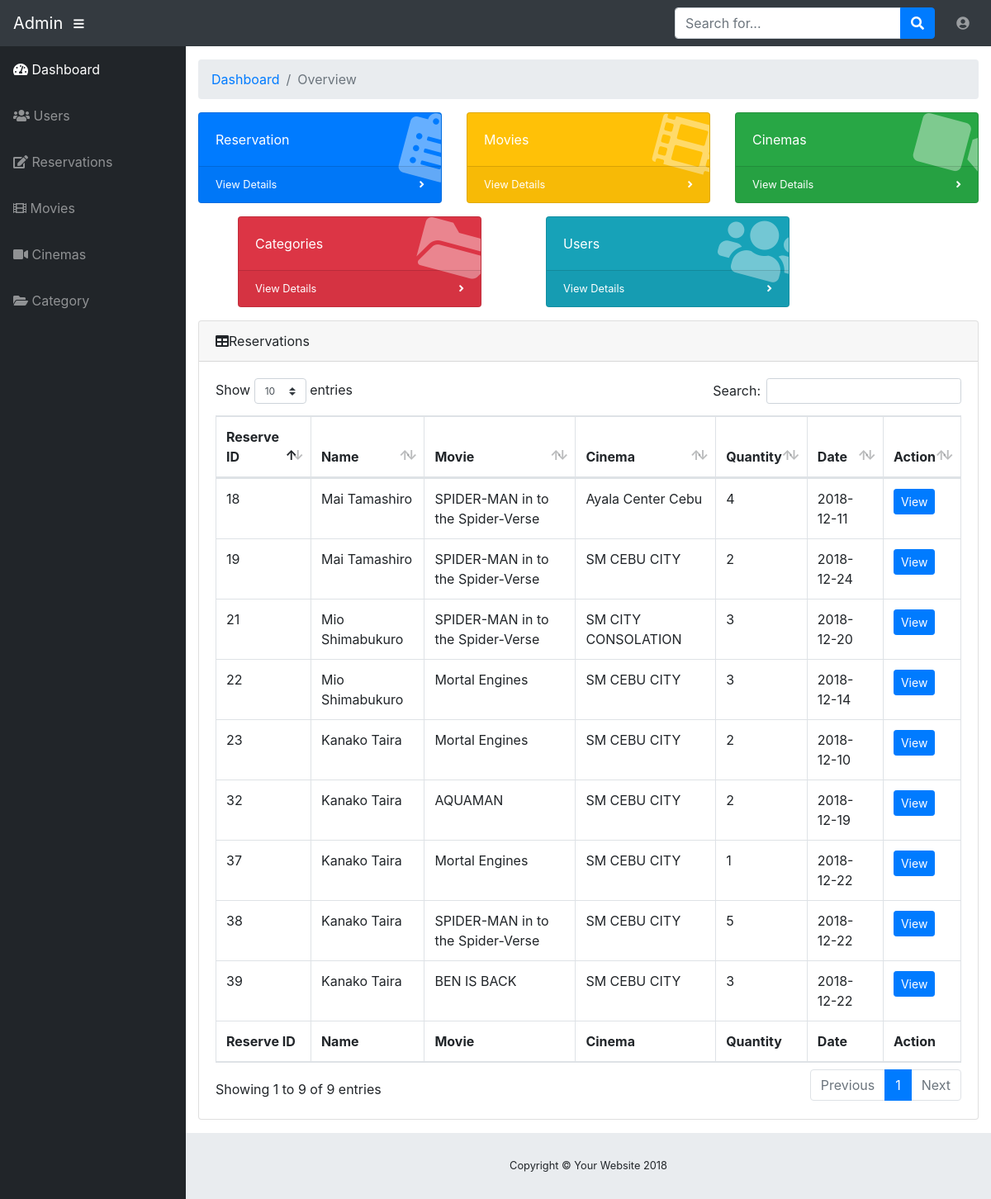
Screenshot of /Admin/admintop.php (signed in) with the database file from the repository.
### tables this page shows
CREATE TABLE `reservations` (
  `reserve_id` int(11) NOT NULL,
  `user_id` int(11) NOT NULL,
  `moci_id` int(11) NOT NULL,
  `reservestatus` varchar(50) NOT NULL,
  `quantity` int(11) NOT NULL,
  `total` float NOT NULL,
  `schedule` date NOT NULL
);

CREATE TABLE `users` (
  `user_id` int(11) NOT NULL,
  `firstname` varchar(50) NOT NULL,
  `lastname` varchar(50) NOT NULL,
  `password` varchar(100) NOT NULL,
  `email` varchar(50) NOT NULL,
  `status` varchar(50) NOT NULL
);

CREATE TABLE `movies` (
  `movie_id` int(11) NOT NULL,
  `movie_title` varchar(50) NOT NULL,
  `directory` varchar(500) NOT NULL
);

CREATE TABLE `cinemas` (
  `cinema_id` int(11) NOT NULL,
  `cinema_name` varchar(50) NOT NULL
);

### classes/Database.php (called while the page is built, shortened)
<?php
    class Database{
        private $servername ="localhost";
        private $username ="root";
        private $password = "";
        private $database = "portfolio";
        public function __construct(){
            $this->conn =  new mysqli($this->servername, $this->username, $this->password, $this->database);
            return $this->conn;
        }
    }
?>

### classes/Reserve.php (called while the page is built, shortened)
<?php
    require_once("Database.php");
    class Reserve extends Database{
        public function select(){
            $sql = "SELECT * FROM reservations INNER JOIN users ON reservations.user_id=users.user_id
                                               INNER JOIN moviecinema ON reservations.moci_id=moviecinema.moci_id
                                               INNER JOIN movies ON moviecinema.movie_id=movies.movie_id
                                               INNER JOIN cinemas ON moviecinema.cinema_id=cinemas.cinema_id";
            $result = $this->conn->query($sql);
            $rows = array();
                if($result->num_rows > 0){
                    while($row = $result->fetch_assoc()){
                        $rows[] = $row;
                    }
                    return $rows;
                }
                else{
                    return false;
                }
        }
    }

### Admin/admintop.php (the view, shortened to what this page needs)
<?php
require("header.php");
?>
      <div id="content-wrapper">
        <div class="container-fluid">
          <ol class="breadcrumb">
            <li class="breadcrumb-item">
              <a href="#">Dashboard</a>
            </li>
            <li class="breadcrumb-item active">Overview</li>
          </ol>
          <div class="row">
            <div class="col-xl-4 col-sm-6 mb-3">
              <div class="card text-white bg-primary o-hidden h-100">
                <div class="card-body">
                  <div class="card-body-icon">
                    <i class="fas fa-clipboard-list"></i>
                  </div>
                  <div class="mr-5">Reservation</div>
                </div>
                <a class="card-footer text-white clearfix small z-1" href="reservations.php">
                  <span class="float-left">View Details</span>
                  <span class="float-right">
                    <i class="fas fa-angle-right"></i>
                  </span>
                </a>
              </div>
            </div>
            <div class="col-xl-4 col-sm-6 mb-3">
              <div class="card text-white bg-warning o-hidden h-100">
                <div class="card-body">
                  <div class="card-body-icon">
                    <i class="fas fa-film"></i>
                  </div>
                  <div class="mr-5">Movies</div>
                </div>
                <a class="card-footer text-white clearfix small z-1" href="movies.php">
                  <span class="float-left">View Details</span>
                  <span class="float-right">
                    <i class="fas fa-angle-right"></i>
                  </span>
                </a>
              </div>
            </div>
            <div class="col-xl-4 col-sm-6 mb-3">
              <div class="card text-white bg-success o-hidden h-100">
                <div class="card-body">
                  <div class="card-body-icon">
                    <i class="fas fa-video"></i>
                  </div>
                  <div class="mr-5">Cinemas</div>
                </div>
                <a class="card-footer text-white clearfix small z-1" href="cinemas.php">
                  <span class="float-left">View Details</span>
                  <span class="float-right">
                    <i class="fas fa-angle-right"></i>
                  </span>
                </a>
              </div>
            </div>
            <div class="col-xl-4 col-sm-6 mb-3 ml-5">
              <div class="card text-white bg-danger o-hidden h-100">
                <div class="card-body">
                  <div class="card-body-icon">
                    <i class="fas fa-folder-open"></i>
                  </div>
                  <div class="mr-5">Categories</div>
                </div>
                <a class="card-footer text-white clearfix small z-1" href="categories.php">
                  <span class="float-left">View Details</span>
                  <span class="float-right">
                    <i class="fas fa-angle-right"></i>
                  </span>
                </a>
              </div>
            </div>
            <div class="col-xl-4 col-sm-6 mb-3 ml-5">
              <div class="card text-white bg-info o-hidden h-100">
                <div class="card-body">
                  <div class="card-body-icon">
                    <i class="fas fa-users"></i>
                  </div>
                  <div class="mr-5">Users</div>
                </div>
                <a class="card-footer text-white clearfix small z-1" href="users.php">
                  <span class="float-left">View Details</span>
                  <span class="float-right">
                    <i class="fas fa-angle-right"></i>
                  </span>
                </a>
              </div>
            </div>
          </div>
          <div class="card mb-3">
            <div class="card-header"><i class="fas fa-table"></i>Reservations</div>
            <div class="card-body">
              <form action="" method="post">
                <div class="table-responsive">
                  <table class="table table-bordered" id="dataTable" width="100%" cellspacing="0">
                    <thead>
                      <tr>
                          <th>Reserve ID</th>
                          <th>Name</th>
                          <th>Movie</th>
                          <th>Cinema</th>
                          <th>Quantity</th>
                          <th>Date</th>
                          <th>Action</th>
                      </tr>
                    </thead>
                    <tfoot>
                      <tr>
                          <th>Reserve ID</th>
                          <th>Name</th>
                          <th>Movie</th>
                          <th>Cinema</th>
                          <th>Quantity</th>
                          <th>Date</th>
                          <th>Action</th>
                      </tr>
                    </tfoot>
                    <tbody>
                      <?php
                        $result = $reserve->select();
                        if($result){
                          foreach($result as $key => $row){
                            $id = $row['reserve_id'];
                            echo "<tr>";
                            echo "<td>" . $row['reserve_id'] . "</td>";
                            echo "<td>" . $row['firstname'] . " " . $row['lastname'] . "</td>";
                            echo "<td>" . $row['movie_title'] . "</td>";
                            echo "<td>" . $row['cinema_name'] . "</td>";
                            echo "<td>" . $row['quantity'] . "</td>";
                            echo "<td>" . $row['schedule'] . "</td>";
                            echo "<td>
                            <a href='confirmreserve.php?id=$id' class='btn btn-sm btn-primary'>View</a>
                            </td>";
                            echo "</tr>";
                          }
                        }
                        else{
                          echo "<tr><td colspan='4' class='text-center'>No data available</td></tr>";
                        }
                      ?>
                    </tbody>
                  </table>
                </div>
              </form>
            </div>
          </div>
        <footer class="sticky-footer">
          <div class="container my-auto">
            <div class="copyright text-center my-auto">
              <span>Copyright © Your Website 2018</span>
            </div>
          </div>
        </footer>
    </div>
  </body>
</html>

### Admin/css/sb-admin.css (style rules this page uses)
html { position: relative; min-height: 100%; }
body { height: 100%; }
#wrapper #content-wrapper { overflow-x: hidden; width: 100%; padding-top: 1rem; padding-bottom: 80px; }
.o-hidden { overflow: hidden !important; }
.z-1 { z-index: 1; }
.card-body-icon { position: absolute; z-index: 0; top: -1.25rem; right: -1rem; opacity: 0.4; font-size: 5rem; -webkit-transform: rotate(15deg); transform: rotate(15deg); }
:root { --input-padding-x: 0.75rem; --input-padding-y: 0.75rem; }
footer.sticky-footer { display: -webkit-box; display: -ms-flexbox; display: flex; position: absolute; right: 0; bottom: 0; width: calc(100% - 90px); height: 80px; background-color: #e9ecef; }
footer.sticky-footer .copyright { line-height: 1; font-size: 0.8rem; }
@media (min-width: 768px) { footer.sticky-footer { width: calc(100% - 225px); } }

### rows the page displays
reservations: reserve_id "18", user.firstname "Mai", user.lastname "Tamashiro", movies.movie_title "SPIDER-MAN in to the Spider-Verse", cinemas.cinema_name "Ayala Center Cebu", quantity "4", schedule "2018-12-11"
reservations: reserve_id "19", user.firstname "Mai", user.lastname "Tamashiro", movies.movie_title "SPIDER-MAN in to the Spider-Verse", cinemas.cinema_name "SM CEBU CITY", quantity "2", schedule "2018-12-24"
reservations: reserve_id "21", user.firstname "Mio", user.lastname "Shimabukuro", movies.movie_title "SPIDER-MAN in to the Spider-Verse", cinemas.cinema_name "SM CITY CONSOLATION", quantity "3", schedule "2018-12-20"
reservations: reserve_id "22", user.firstname "Mio", user.lastname "Shimabukuro", movies.movie_title "Mortal Engines", cinemas.cinema_name "SM CEBU CITY", quantity "3", schedule "2018-12-14"
reservations: reserve_id "23", user.firstname "Kanako", user.lastname "Taira", movies.movie_title "Mortal Engines", cinemas.cinema_name "SM CEBU CITY", quantity "2", schedule "2018-12-10"
reservations: reserve_id "32", user.firstname "Kanako", user.lastname "Taira", movies.movie_title "AQUAMAN", cinemas.cinema_name "SM CEBU CITY", quantity "2", schedule "2018-12-19"
reservations: reserve_id "37", user.firstname "Kanako", user.lastname "Taira", movies.movie_title "Mortal Engines", cinemas.cinema_name "SM CEBU CITY", quantity "1", schedule "2018-12-22"
reservations: reserve_id "38", user.firstname "Kanako", user.lastname "Taira", movies.movie_title "SPIDER-MAN in to the Spider-Verse", cinemas.cinema_name "SM CEBU CITY", quantity "5", schedule "2018-12-22"
reservations: reserve_id "39", user.firstname "Kanako", user.lastname "Taira", movies.movie_title "BEN IS BACK", cinemas.cinema_name "SM CEBU CITY", quantity "3", schedule "2018-12-22"
